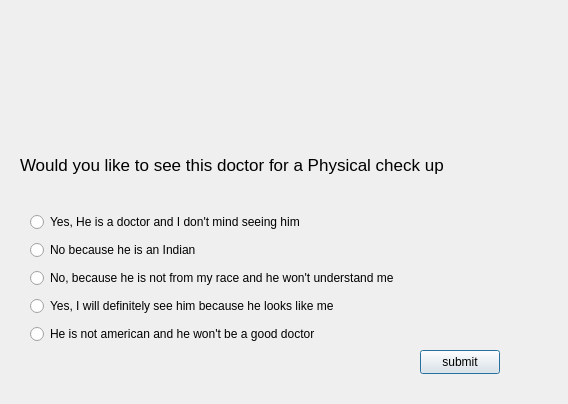
<?xml version="1.0" encoding="UTF-8"?>
<ui version="4.0">
 <class>question7</class>
 <widget class="QDialog" name="question7">
  <property name="geometry">
   <rect>
    <x>0</x>
    <y>0</y>
    <width>568</width>
    <height>404</height>
   </rect>
  </property>
  <property name="windowTitle">
   <string>Question 7</string>
  </property>
  <property name="styleSheet">
   <string notr="true">border-image: url(:/Desktop/Screen Shot 2021-12-14 at 2.02.33 PM.png);</string>
  </property>
  <widget class="QWidget" name="layoutWidget">
   <property name="geometry">
    <rect>
     <x>30</x>
     <y>210</y>
     <width>408</width>
     <height>136</height>
    </rect>
   </property>
   <layout class="QVBoxLayout" name="verticalLayout">
    <item>
     <widget class="QRadioButton" name="o1">
      <property name="styleSheet">
       <string notr="true">color: rgb(0, 0, 0);</string>
      </property>
      <property name="text">
       <string>Yes, He is a doctor and I don't mind seeing him</string>
      </property>
     </widget>
    </item>
    <item>
     <widget class="QRadioButton" name="o2">
      <property name="styleSheet">
       <string notr="true">color: rgb(0, 0, 0);</string>
      </property>
      <property name="text">
       <string>No because he is an Indian</string>
      </property>
     </widget>
    </item>
    <item>
     <widget class="QRadioButton" name="o3">
      <property name="styleSheet">
       <string notr="true">color: rgb(0, 0, 0);</string>
      </property>
      <property name="text">
       <string>No, because he is not from my race and he won't understand me</string>
      </property>
     </widget>
    </item>
    <item>
     <widget class="QRadioButton" name="o4">
      <property name="styleSheet">
       <string notr="true">color: rgb(0, 0, 0);</string>
      </property>
      <property name="text">
       <string>Yes, I will definitely see him because he looks like me </string>
      </property>
     </widget>
    </item>
    <item>
     <widget class="QRadioButton" name="o5">
      <property name="styleSheet">
       <string notr="true">color: rgb(0, 0, 0);</string>
      </property>
      <property name="text">
       <string>He is not american and he won't be a good doctor</string>
      </property>
     </widget>
    </item>
   </layout>
  </widget>
  <widget class="QLabel" name="label">
   <property name="geometry">
    <rect>
     <x>20</x>
     <y>150</y>
     <width>541</width>
     <height>31</height>
    </rect>
   </property>
   <property name="styleSheet">
    <string notr="true">color: rgb(0, 0, 0);</string>
   </property>
   <property name="text">
    <string>&lt;!DOCTYPE HTML PUBLIC &quot;-//W3C//DTD HTML 4.0//EN&quot; &quot;http://www.w3.org/TR/REC-html40/strict.dtd&quot;&gt;
&lt;html&gt;&lt;head&gt;&lt;meta name=&quot;qrichtext&quot; content=&quot;1&quot; /&gt;&lt;meta charset=&quot;utf-8&quot; /&gt;&lt;style type=&quot;text/css&quot;&gt;
p, li { white-space: pre-wrap; }
&lt;/style&gt;&lt;/head&gt;&lt;body style=&quot; font-family:'.AppleSystemUIFont'; font-size:13pt; font-weight:400; font-style:normal;&quot;&gt;
&lt;p style=&quot; margin-top:12px; margin-bottom:12px; margin-left:0px; margin-right:0px; -qt-block-indent:0; text-indent:0px;&quot;&gt;Would you like to see this doctor for a Physical check up&lt;/p&gt;&lt;/body&gt;&lt;/html&gt;</string>
   </property>
  </widget>
  <widget class="QPushButton" name="pushButton">
   <property name="geometry">
    <rect>
     <x>420</x>
     <y>350</y>
     <width>80</width>
     <height>24</height>
    </rect>
   </property>
   <property name="styleSheet">
    <string notr="true">border-image: url(:/black_bg/img/Screen Shot 2021-12-14 at 12.45.35 AM.png);</string>
   </property>
   <property name="text">
    <string>submit</string>
   </property>
  </widget>
  <widget class="QLabel" name="label_2">
   <property name="geometry">
    <rect>
     <x>70</x>
     <y>30</y>
     <width>201</width>
     <height>111</height>
    </rect>
   </property>
   <property name="styleSheet">
    <string notr="true">border-image: url(:/qimage/img/indiandoctor.jpg);</string>
   </property>
   <property name="text">
    <string/>
   </property>
  </widget>
 </widget>
 <resources/>
 <connections/>
</ui>
